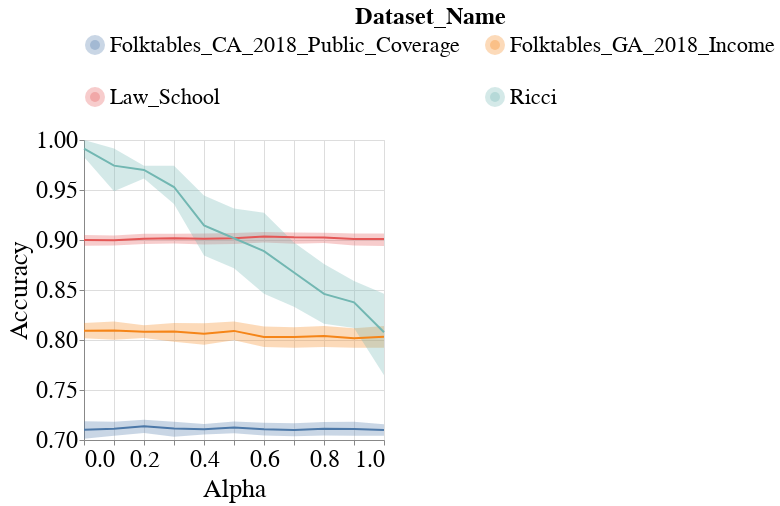

Notebook source saved alongside this figure:
### Markdown cell above
### Group Specific Metrics

### Code cell
visualizer.create_group_metric_line_bands_per_dataset_plot(model_name=MODEL_NAMES[0],
                                                           metric_type='subgroup',
                                                           metric_name='Accuracy',
                                                           dataset_groups_dct={
                                                               'Folktables_GA_2018_Income': 'overall',
                                                               'Law_School': 'overall',
                                                               'Folktables_CA_2018_Public_Coverage': 'overall',
                                                               'Ricci': 'overall',
                                                           })

### Figure 1 — Vega-Lite specification as saved in the notebook (floating-point values rounded to 4 significant figures; data arrays with more than 128 entries replaced by an {"elided": "..."} marker saying what was removed)
{"config": {"view": {"continuousWidth": 400, "continuousHeight": 300}, "axis": {"labelFontSize": 24, "labelFontWeight": "normal", "titleFontSize": 26, "titleFontWeight": "normal"}, "legend": {"columns": 2, "direction": "horizontal", "labelFontSize": 22, "labelLimit": 400, "orient": "top", "symbolStrokeWidth": 10, "titleAnchor": "middle", "titleFontSize": 24, "titleLimit": 300}, "title": {"fontSize": 22}}, "layer": [{"mark": {"type": "errorband", "extent": "ci"}, "encoding": {"color": {"field": "Dataset_Name", "type": "nominal"}, "x": {"field": "Intervention_Param", "title": "Alpha", "type": "quantitative"}, "y": {"field": "Metric_Value", "scale": {"zero": false}, "title": "Accuracy", "type": "quantitative"}}}, {"mark": "line", "encoding": {"color": {"field": "Dataset_Name", "type": "nominal"}, "x": {"field": "Intervention_Param", "title": "Alpha", "type": "quantitative"}, "y": {"aggregate": "mean", "field": "Metric_Value", "scale": {"zero": false}, "title": "Accuracy", "type": "quantitative"}}}], "data": {"name": "data-497b7cb8885c527425b31951db9b7736"}, "height": 300, "width": 300, "$schema": "https://vega.github.io/schema/vega-lite/v4.17.0.json", "datasets": {"data-497b7cb8885c527425b31951db9b7736": {"elided": "264 records"}}}
